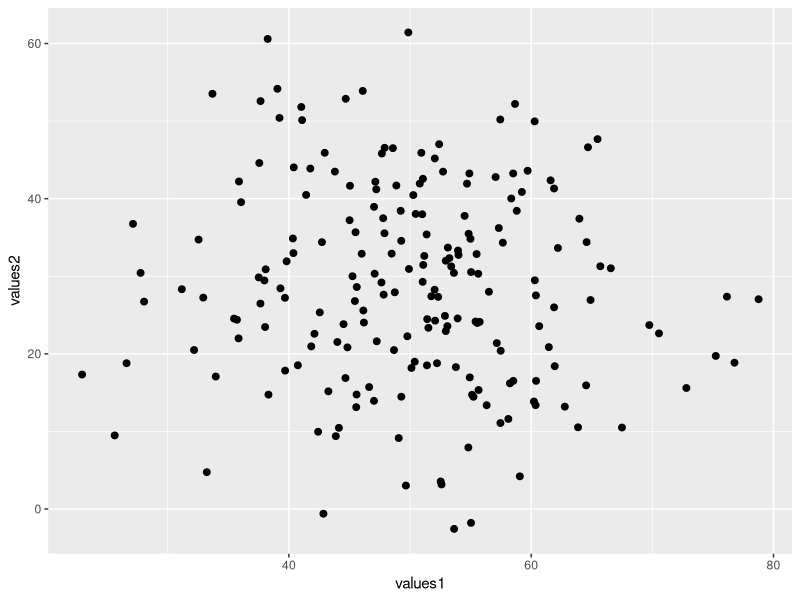
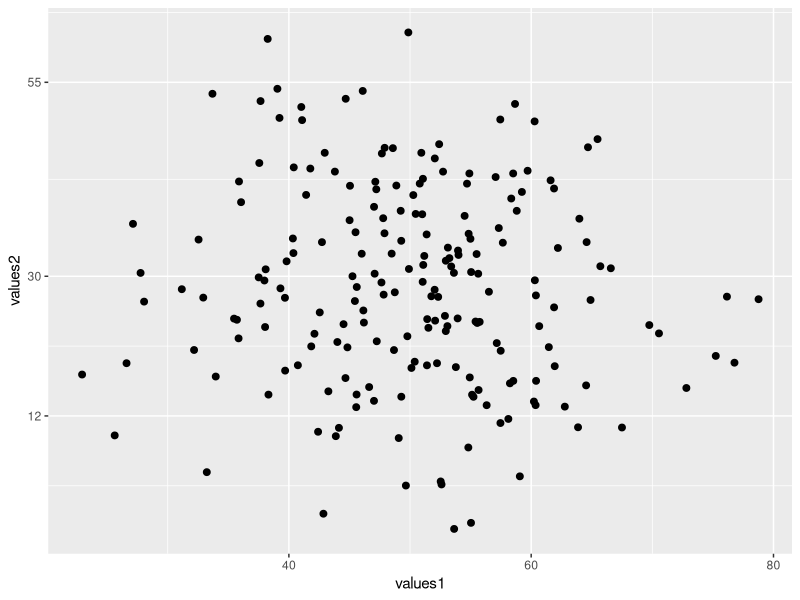
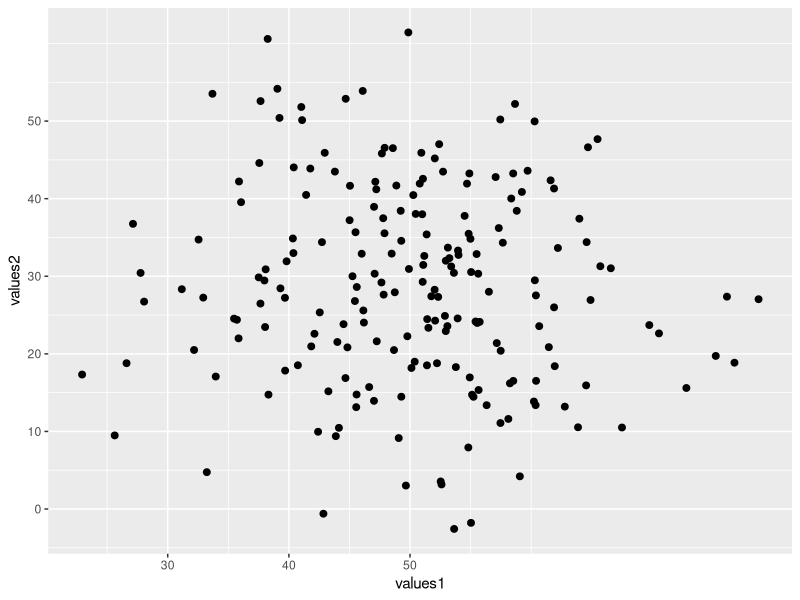
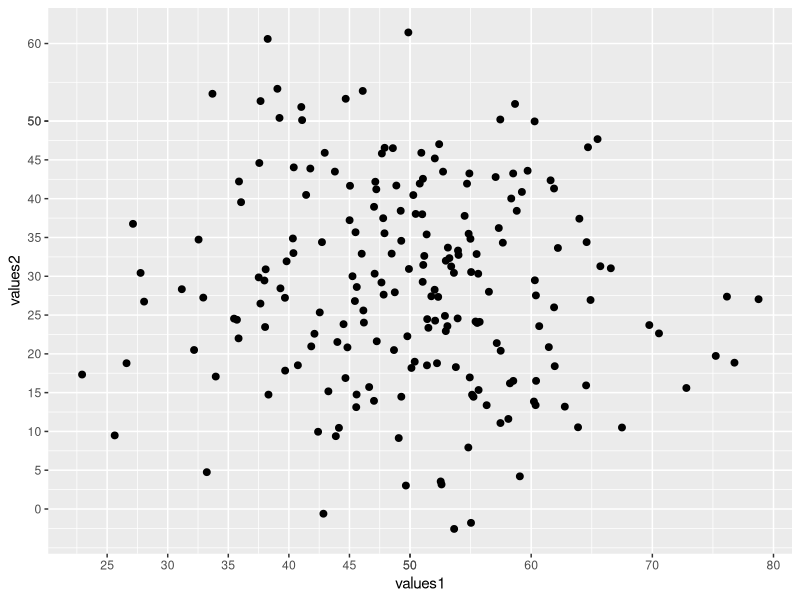
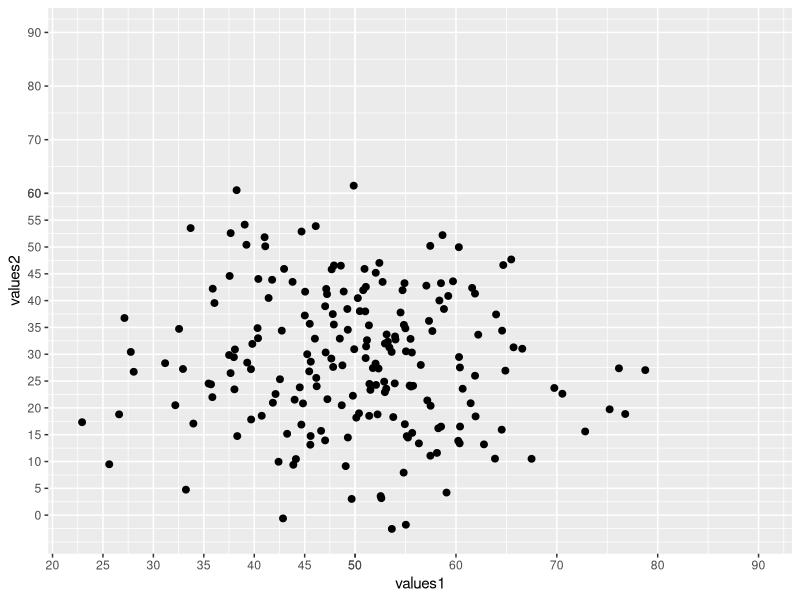
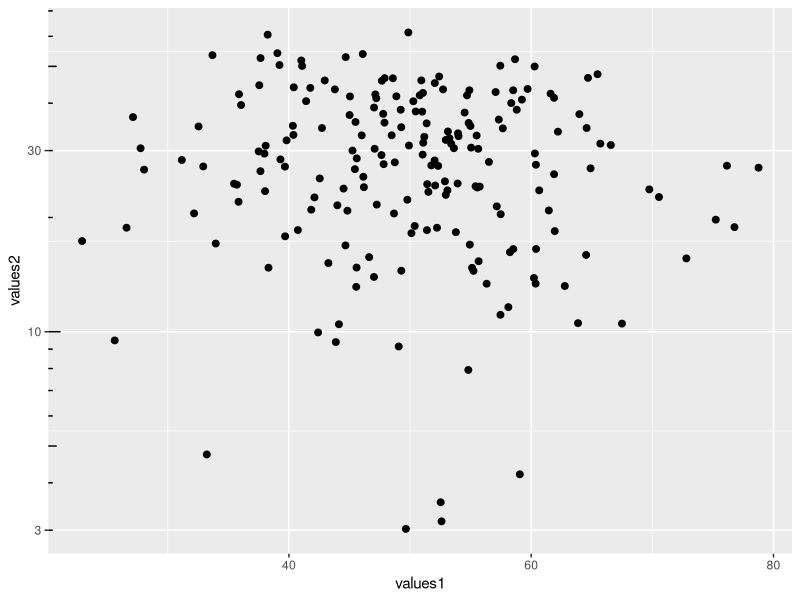

These figures' R source, in order:
## ---- chunk 1
knitr::opts_chunk$set(echo = TRUE, fig.align='center')

# title: axis ticks
# author: jonathan
# revised: 12/2/2020 

WEB <- c("https://bioceed.uib.no/dropfolder/bioSTATS/Rmd/Basic/Visualizing/Essential/axis-ticks.html")
GIT <- c("https://github.com/jonathansoule/biostats/blob/master/Basic/Visualizing/Essential/axis-ticks.Rmd")
library(ggplot2)

# variable 1
values1 <- rnorm(200, mean=50, sd=10)
# variable 2
values2 <- c(rnorm(100, mean=20, sd=10), rnorm(100, mean=40, sd=10))

# dataframe
df <- data.frame(values1, values2)
## ---- chunk 2
baseplot <- ggplot(df, aes(values1, values2)) +
  geom_point(size=2)
baseplot
## ---- chunk 3
baseplot + 
  scale_y_continuous(breaks=c(12, 30, 55))
## ---- chunk 4
baseplot +
  scale_x_continuous(breaks=seq(0, 50, 10)) +
  scale_y_continuous(breaks=seq(0, 50, 10))
## ---- chunk 5
baseplot +
  scale_x_continuous(breaks=c(seq(0, 50, 5), seq(50, 90, 10))) +
  scale_y_continuous(breaks=c(seq(0, 50, 5), seq(50, 90, 10)))
## ---- chunk 6
baseplot +
  scale_x_continuous(limits=c(NA,90), breaks=c(seq(0, 50, 5), seq(50, 90, 10))) +
  scale_y_continuous(limits=c(NA,90), breaks=c(seq(0, 60, 5), seq(60, 90, 10)))
## ---- chunk 7
baseplot + 
  scale_y_continuous(trans = "log10") +
  annotation_logticks(sides="l") 
